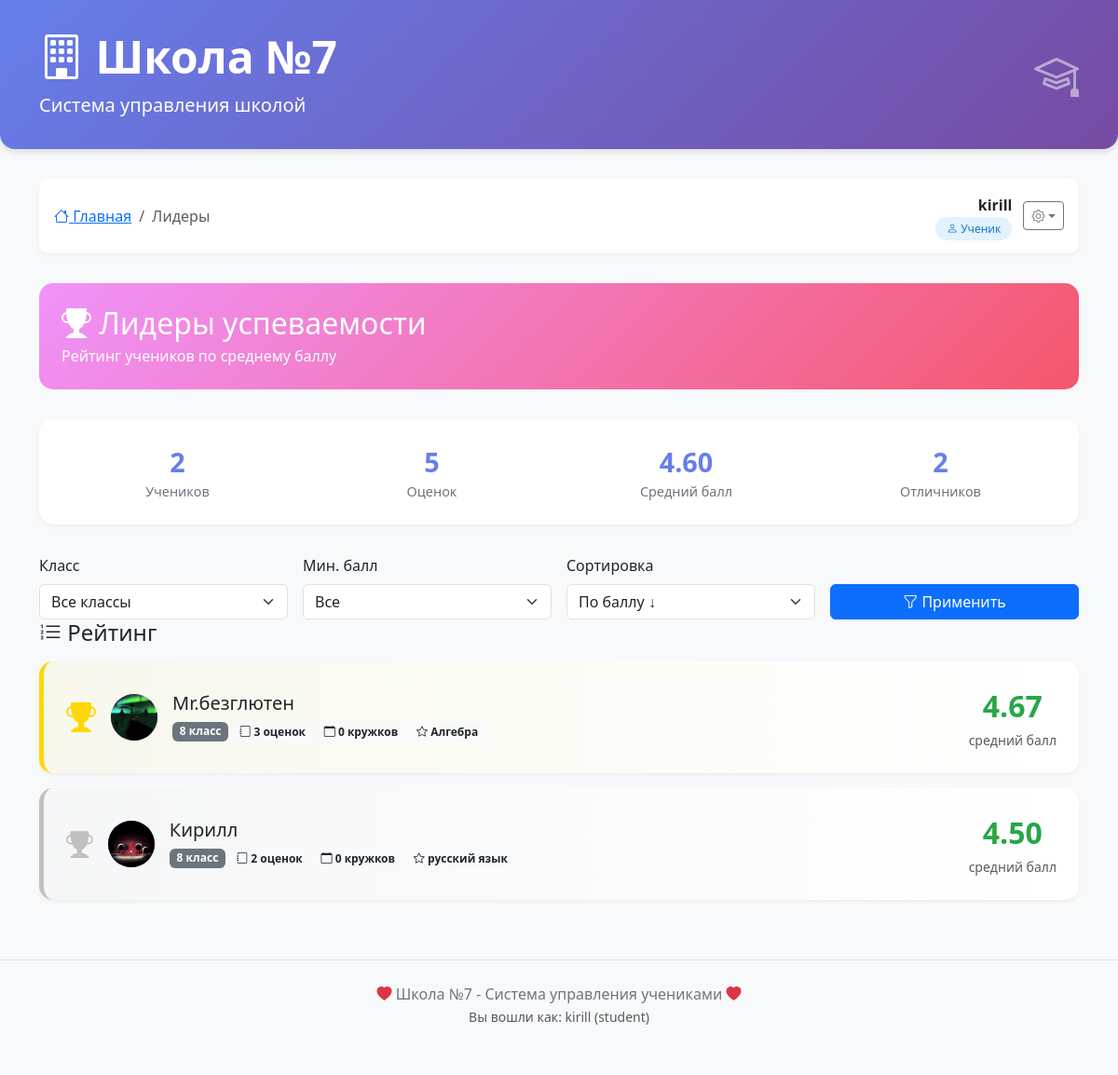
The page /leaders (signed in) on the database its author committed.
### database.py (models this page shows)
class UserDB(Base):
    __tablename__ = "users"
    id = Column(Integer, primary_key=True, index=True)
    username = Column(String, unique=True, index=True, nullable=False)
    password = Column(String, nullable=False)
    role = Column(Enum(UserRole), default=UserRole.STUDENT, nullable=False)
    student_id = Column(Integer, ForeignKey("students.id"), nullable=True)  # УБРАТЬ unique=True
    vk_id = Column(String, nullable=True)
    student = relationship("StudentDB", back_populates="user")
    created_at = Column(String, default=lambda: datetime.now().strftime("%d.%m.%Y %H:%M"))

class StudentDB(Base):
    __tablename__ = "students"
    id = Column(Integer, primary_key=True, index=True)
    name = Column(String, index=True)
    grade = Column(Integer)
    hobby = Column(String)
    avatar = Column(String, nullable=True)
    grades = relationship("GradeDB", back_populates="student", cascade="all, delete-orphan")
    clubs = relationship("ClubDB", secondary="student_clubs", back_populates="students")
    user = relationship("UserDB", back_populates="student", uselist=False)

class GradeDB(Base):
    __tablename__ = "grades"
    id = Column(Integer, primary_key=True, index=True)
    subject = Column(String)
    score = Column(Integer)
    date = Column(String)
    comment = Column(String, nullable=True)
    teacher_name = Column(String, nullable=True)
    student_id = Column(Integer, ForeignKey("students.id"))
    student = relationship("StudentDB", back_populates="grades")

### main.py (the view)
@app.get("/leaders", response_class=HTMLResponse)
async def leaders_board(
    request: Request,
    grade: str = "all",
    min_avg: str = "0",
    sort: str = "avg_desc",
    db: Session = Depends(get_db),
    current_user: Optional[UserDB] = Depends(get_current_user_from_session)
):
    if not current_user:
        return RedirectResponse(url="/login", status_code=303)
    query = db.query(StudentDB)
    if grade != "all":
        query = query.filter(StudentDB.grade == int(grade))
    students = query.all()
    leaders = []
    for student in students:
        grades = student.grades
        if grades:
            avg_score = sum(g.score for g in grades) / len(grades)
            grades_count = len(grades)
        else:
            avg_score = 0
            grades_count = 0
        subject_scores = {}
        for g in grades:
            if g.subject not in subject_scores:
                subject_scores[g.subject] = []
            subject_scores[g.subject].append(g.score)
        best_subject = None
        if subject_scores:
            best_subject = max(subject_scores.items(), key=lambda x: sum(x[1])/len(x[1]))[0]
        leaders.append({
            'id': student.id,
            'name': student.name,
            'grade': student.grade,
            'avatar': student.avatar,
            'average_score': avg_score,
            'grades_count': grades_count,
            'clubs_count': len(student.clubs),
            'best_subject': best_subject
        })
    min_avg_float = float(min_avg)
    if min_avg_float > 0:
        leaders = [l for l in leaders if l['average_score'] >= min_avg_float]
    if sort == "avg_desc":
        leaders.sort(key=lambda x: x['average_score'], reverse=True)
    elif sort == "avg_asc":
        leaders.sort(key=lambda x: x['average_score'])
    elif sort == "name_asc":
        leaders.sort(key=lambda x: x['name'])
    elif sort == "name_desc":
        leaders.sort(key=lambda x: x['name'], reverse=True)
    elif sort == "grade_asc":
        leaders.sort(key=lambda x: x['grade'])
    elif sort == "grade_desc":
        leaders.sort(key=lambda x: x['grade'], reverse=True)
    all_students = db.query(StudentDB).all()
    all_grades = db.query(GradeDB).all()
    total_grades = len(all_grades)
    school_average = sum(g.score for g in all_grades) / total_grades if total_grades > 0 else 0
    excellent_count = len([l for l in leaders if l['average_score'] >= 4.5])
    stats = {
        'total_students': len(all_students),
        'total_grades': total_grades,
        'school_average': school_average,
        'excellent_count': excellent_count
    }
    return templates.TemplateResponse(
        "leaders.html",
        {
            "request": request,
            "leaders": leaders,
            "stats": stats,
            "current_grade": grade,
            "current_min_avg": min_avg,
            "current_sort": sort,
            "title": "Лидеры успеваемости",
            "current_user": current_user,
            "school_name": "Школа №7"
        }
    )

### templates/leaders.html (shortened to what this page needs)
{% extends "base.html" %}
{% block breadcrumb_items %}
<li class="breadcrumb-item active">Лидеры</li>
{% endblock %}
{% block content %}
<div style="background: linear-gradient(135deg, #f093fb 0%, #f5576c 100%); color: white; padding: 1.5rem; border-radius: 15px; margin-bottom: 2rem;">
    <h2 class="mb-1"><i class="bi bi-trophy-fill"></i> {{ title }}</h2>
    <p class="mb-0">Рейтинг учеников по среднему баллу</p>
</div>
<div class="stats-card">
    <div class="row text-center">
        <div class="col-md-3 col-6">
            <div class="stat-number">{{ stats.total_students }}</div>
            <div class="stat-label">Учеников</div>
        </div>
        <div class="col-md-3 col-6">
            <div class="stat-number">{{ stats.total_grades }}</div>
            <div class="stat-label">Оценок</div>
        </div>
        <div class="col-md-3 col-6">
            <div class="stat-number">{{ "%.2f"|format(stats.school_average) }}</div>
            <div class="stat-label">Средний балл</div>
        </div>
        <div class="col-md-3 col-6">
            <div class="stat-number">{{ stats.excellent_count }}</div>
            <div class="stat-label">Отличников</div>
        </div>
    </div>
</div>
<div class="filter-card">
    <form method="get" class="row g-3">
        <div class="col-md-3">
            <label class="form-label">Класс</label>
            <select name="grade" class="form-select">
                <option value="all" {% if current_grade == 'all' %}selected{% endif %}>Все классы</option>
            </select>
        </div>
        <div class="col-md-3">
            <label class="form-label">Мин. балл</label>
            <select name="min_avg" class="form-select">
                <option value="0" {% if current_min_avg == '0' %}selected{% endif %}>Все</option>
            </select>
        </div>
        <div class="col-md-3">
            <label class="form-label">Сортировка</label>
            <select name="sort" class="form-select">
                <option value="avg_desc" {% if current_sort == 'avg_desc' %}selected{% endif %}>По баллу ↓</option>
            </select>
        </div>
        <div class="col-md-3 d-flex align-items-end">
            <button type="submit" class="btn btn-primary w-100"><i class="bi bi-funnel"></i> Применить</button>
        </div>
    </form>
</div>
<h4 class="mb-3"><i class="bi bi-list-ol"></i> Рейтинг</h4>
{% if leaders %}
    {% for student in leaders %}
    <div class="leader-card {% if loop.index == 1 %}top-1{% elif loop.index == 2 %}top-2{% elif loop.index == 3 %}top-3{% endif %}">
        <div class="d-flex align-items-center gap-3">
            <div class="rank-badge">
                {% if loop.index == 1 %}
                    <i class="bi bi-trophy-fill" style="font-size: 2rem; color: #FFD700;"></i>
                {% elif loop.index == 2 %}
                    <i class="bi bi-trophy-fill" style="font-size: 1.8rem; color: #C0C0C0;"></i>
                {% elif loop.index == 3 %}
                    <i class="bi bi-trophy-fill" style="font-size: 1.6rem; color: #CD7F32;"></i>
                {% else %}
                    <span class="text-muted fs-5">#{{ loop.index }}</span>
                {% endif %}
            </div>
            <a href="/student/{{ student.id }}">
                <div class="avatar-circle">
                    {% if student.avatar %}
                        <img src="{{ student.avatar }}" alt="{{ student.name }}">
                    {% else %}
                        {{ student.name[0]|upper }}
                    {% endif %}
                </div>
            </a>
            <div class="flex-grow-1">
                <a href="/student/{{ student.id }}" class="text-decoration-none">
                    <h5 class="mb-1 text-dark">{{ student.name }}</h5>
                </a>
                <span class="badge bg-secondary">{{ student.grade }} класс</span>
                <span class="badge bg-light text-dark"><i class="bi bi-journal"></i> {{ student.grades_count }} оценок</span>
                <span class="badge bg-light text-dark"><i class="bi bi-calendar"></i> {{ student.clubs_count }} кружков</span>
                {% if student.best_subject %}
                <span class="badge bg-light text-dark"><i class="bi bi-star"></i> {{ student.best_subject }}</span>
                {% endif %}
            </div>
            <div class="text-center">
                <div class="average-score
                    {% if student.average_score >= 4.5 %}score-excellent
                    {% elif student.average_score >= 4.0 %}score-good
                    {% elif student.average_score >= 3.0 %}score-average
                    {% else %}score-poor{% endif %}">
                    {{ "%.2f"|format(student.average_score) }}
                </div>
                <small class="text-muted">средний балл</small>
            </div>
        </div>
    </div>
    {% endfor %}
{% else %}
    <div class="empty-state">
        <i class="bi bi-trophy"></i>
        <h3>Нет данных</h3>
        <p class="text-muted">{% if current_grade != 'all' %}В этом классе нет учеников с оценками{% else %}Добавьте оценки ученикам{% endif %}</p>
    </div>
{% endif %}
{% endblock %}

### templates/base.html (shortened to what this page needs)
<!DOCTYPE html>
<html lang="ru">
<head>
    <link href="https://cdn.jsdelivr.net/npm/bootstrap@5.3.0/dist/css/bootstrap.min.css" rel="stylesheet">
    <link rel="stylesheet" href="https://cdn.jsdelivr.net/npm/bootstrap-icons@1.11.0/font/bootstrap-icons.css">
</head>
<body>
    {% if not hide_header %}
    <div class="school-header">
        <div class="container">
            <div class="d-flex justify-content-between align-items-center">
                <div>
                    <h1 class="display-5 fw-bold"><i class="bi bi-building"></i> {{ school_name | default('Школа №7') }}</h1>
                    <p class="lead mb-0">{% block header_subtitle %}Система управления школой{% endblock %}</p>
                </div>
                <div><i class="bi bi-mortarboard" style="font-size: 3rem; opacity: 0.5;"></i></div>
            </div>
        </div>
    </div>
    {% endif %}
    <div class="container main-content">
        {% if current_user and not hide_nav %}
        <div class="navbar-custom">
            <div class="d-flex justify-content-between align-items-center flex-wrap">
                <div>
                    <nav aria-label="breadcrumb">
                        <ol class="breadcrumb mb-0">
                            <li class="breadcrumb-item"><a href="/"><i class="bi bi-house"></i> Главная</a></li>
                            {% block breadcrumb_items %}{% endblock %}
                        </ol>
                    </nav>
                </div>
                <div class="user-badge">
                    <div class="text-end">
                        <strong>{{ current_user.username }}</strong><br>
                        <small>
                            {% if current_user.role.value == 'student' %}
                                <span class="role-badge role-student"><i class="bi bi-person"></i> Ученик</span>
                            {% elif current_user.role.value == 'teacher' %}
                                <span class="role-badge role-teacher"><i class="bi bi-person-badge"></i> Учитель</span>
                            {% elif current_user.role.value == 'admin' %}
                                <span class="role-badge role-admin"><i class="bi bi-shield-lock"></i> Администратор</span>
                            {% endif %}
                        </small>
                    </div>
                    <div class="dropdown">
                        <button class="btn btn-outline-secondary btn-sm dropdown-toggle" type="button" data-bs-toggle="dropdown"><i class="bi bi-gear"></i></button>
                    </div>
                </div>
            </div>
        </div>
        {% endif %}
        {% block content %}{% endblock %}
    </div>
    {% if not hide_footer %}
    <footer class="footer">
        <div class="container">
            <p class="mb-0"><i class="bi bi-heart-fill text-danger"></i> Школа №7 - Система управления учениками <i class="bi bi-heart-fill text-danger"></i></p>
            <small class="text-muted">{% if current_user %}Вы вошли как: {{ current_user.username }} ({{ current_user.role.value }}){% else %}<a href="/login">Войти в систему</a>{% endif %}</small>
        </div>
    </footer>
    {% endif %}
</body>
</html>

### templates/base.html (style rules this page uses)
* { margin: 0; padding: 0; box-sizing: border-box; }
body { background-color: #f8f9fa; padding-bottom: 2rem; min-height: 100vh; display: flex; flex-direction: column; font-family: 'Segoe UI', sans-serif; }
.main-content { flex: 1; }
.school-header { background: linear-gradient(135deg, #667eea 0%, #764ba2 100%); color: white; padding: 2rem 0; margin-bottom: 2rem; border-radius: 0 0 1rem 1rem; box-shadow: 0 4px 6px rgba(0,0,0,0.1); }
.navbar-custom { background: white; box-shadow: 0 2px 4px rgba(0,0,0,0.05); margin-bottom: 2rem; border-radius: 10px; padding: 1rem; }
.user-badge { display: flex; align-items: center; gap: 0.75rem; }
.role-badge { font-size: 0.75rem; padding: 0.25rem 0.75rem; border-radius: 20px; font-weight: 500; }
.role-student { background-color: #e3f2fd; color: #1976d2; }
.avatar-circle { width: 50px; height: 50px; border-radius: 50%; background: linear-gradient(135deg, #667eea 0%, #764ba2 100%); display: flex; align-items: center; justify-content: center; color: white; font-weight: bold; font-size: 1.5rem; overflow: hidden; flex-shrink: 0; }
.avatar-circle img { width: 100%; height: 100%; object-fit: cover; }
.stats-card { background: white; border-radius: 15px; padding: 1.5rem; box-shadow: 0 2px 4px rgba(0,0,0,0.05); margin-bottom: 2rem; }
.stat-number { font-size: 1.8rem; font-weight: bold; color: #667eea; }
.stat-label { color: #6c757d; font-size: 0.9rem; }
.footer { margin-top: 3rem; padding: 1.5rem 0; text-align: center; color: #6c757d; border-top: 1px solid #dee2e6; }
.leader-card { background: white; border-radius: 15px; padding: 1.5rem; margin-bottom: 1rem; box-shadow: 0 2px 4px rgba(0,0,0,0.05); border-left: 5px solid transparent; }
.leader-card.top-1 { border-left-color: #FFD700; background: linear-gradient(90deg, rgba(255,215,0,0.05) 0%, #fff 100%); }
.leader-card.top-2 { border-left-color: #C0C0C0; background: linear-gradient(90deg, rgba(192,192,192,0.05) 0%, #fff 100%); }
.average-score { font-size: 2rem; font-weight: bold; }
.score-excellent { color: #28a745; }

### rows shown on the page
UserDB: username "kirill", role.value "student"
StudentDB: avatar (picture), name "Mr.безглютен"
GradeDB: best_subject "Алгебра"
StudentDB: avatar (picture), name "Кирилл"
GradeDB: best_subject "русский язык"

### other values the page prints
{{ school_name | default('Школа №7') }} "Школа №7"
{{ title }} "Лидеры успеваемости"
{{ stats.total_students }} "2"
{{ stats.total_grades }} "5"
{{ "%.2f"|format(stats.school_average) }} "4.60"
{{ stats.excellent_count }} "2"
{{ student.grade }} "8" "8"
{{ student.grades_count }} "3" "2"
{{ student.clubs_count }} "0" "0"
{{ "%.2f"|format(student.average_score) }} "4.67" "4.50"
